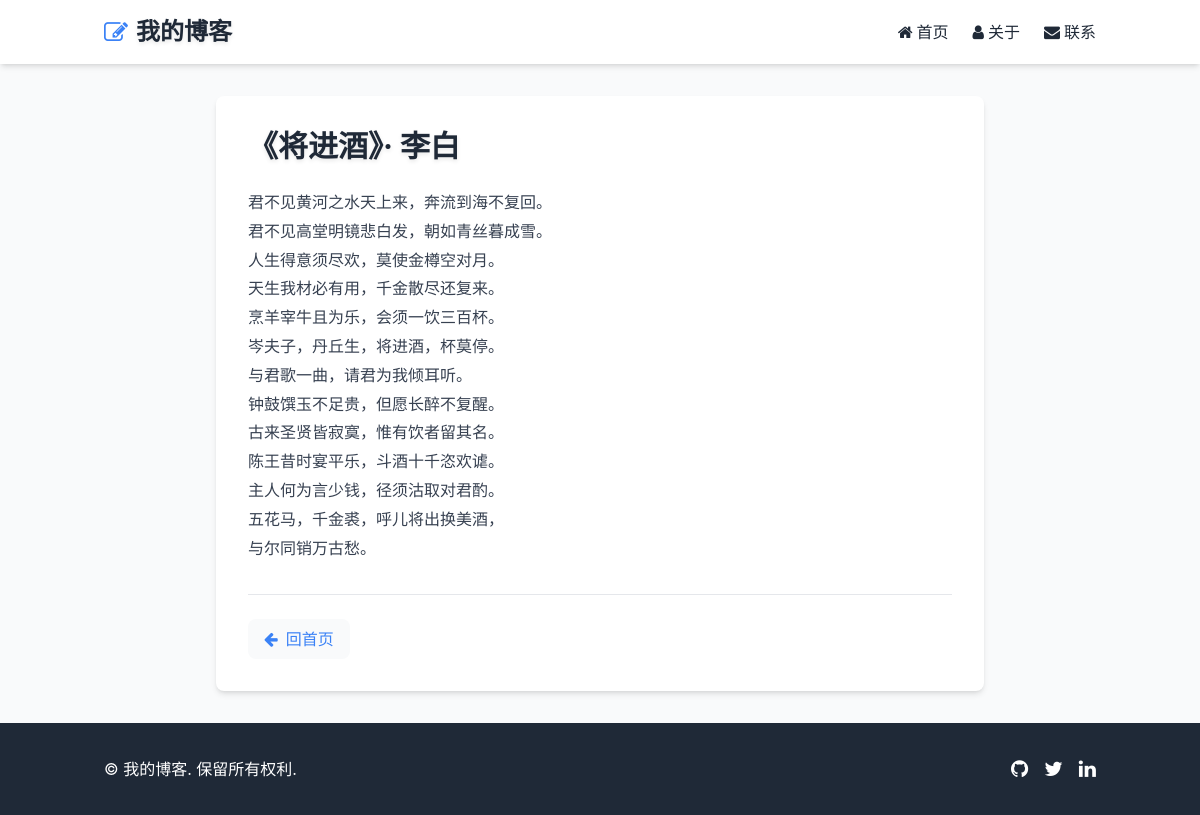
Page /post/Post001/ on the committed database.
### mysite/models.py (models this page shows, shortened)
class Post(models.Model):
    title = models.CharField(max_length=200)
    slug = models.SlugField(max_length=200, unique=True)  # 推荐使用SlugField并设置唯一
    body = models.TextField()
    pub_date = models.DateTimeField(auto_now_add=True)
    class Meta:
        ordering = ['-pub_date']  # 按发布时间降序排列
    def __str__(self):
        return self.title
    '''
详细的 model 字段格式在后续的章节中会进行说明。在这个文件中,主要是创建一个Post 类(到时在数据库中会有一个对应的数据表)，
此类包括几个字段变量(数据字段):title 用来记录文章的标题,slug 用来记录文章的网址,body 用来记录文章的内容,published_date
用来记录文章发表的时间。在数据库中，每一个条记录都对应一篇文章。
title 和 slug 这两个字段的属性是字符型，并设置了最大可存储字符数为200个。body 字段是文本字段,支持较多的字符数存储。
对于可能超过 255 个字符的字段,通常会设置为文本字段。published_date 的属性是日期时间属性,
若将 auto_now_add 参数设置为 True,则在数据表中创建记录时会自动添加当前系统时间。
除字段变量外，class Meta 内的设置用于指定记录的相关配置。其中 ordering 用于设置获取记录时的排序顺序。
在前面的例子中，我们使用 published_date 进行排序。在字段名称前添加一个减号表示按该字段值(即文章发布时间)递减的顺序进行排序。
最后的 __str__ 方法定义了记录在生成数据项时的显示方式。以文章标题字段 title 的内容作为显示代表，增加了操作过程中的可读性(在 admin 管理界面或 Shell 界面操作，
都将显示 title 字段的内容作为该记录的代表)。
    '''

### mysite/views.py (the view)
# urls.py: path('post/<slug:slug>/', showpost), # 映射到showpost视图函数，处理文章详情页（假设showpost已定义）
def showpost(request,slug):
    try:
       post = Post.objects.get(slug = slug)
       if post != None:
        return render(request, 'post.html', locals())
    except:
       return redirect('/')

### templates/post.html (shortened to what this page needs)
<!DOCTYPE html>
<html lang="zh-CN">
<head>
    <script src="https://cdn.tailwindcss.com"></script>
    <link href="https://cdn.jsdelivr.net/npm/font-awesome@4.7.0/css/font-awesome.min.css" rel="stylesheet">
</head>
<body class="bg-light min-h-screen flex flex-col">
    <header class="bg-white shadow-md sticky top-0 z-50 transition-custom">
        <div class="container mx-auto px-4 py-4 flex justify-between items-center">
            <a href="/" class="flex items-center space-x-2">
                <i class="fa fa-pencil-square-o text-primary text-2xl"></i>
                <h1 class="text-2xl font-bold text-dark text-shadow">我的博客</h1>
            </a>
            <nav class="hidden md:flex space-x-6">
                <a href="/" class="text-dark hover:text-primary font-medium transition-custom flex items-center">
                    <i class="fa fa-home mr-1"></i> 首页
                </a>
                <a href="#" class="text-dark hover:text-primary font-medium transition-custom flex items-center">
                    <i class="fa fa-user mr-1"></i> 关于
                </a>
                <a href="#" class="text-dark hover:text-primary font-medium transition-custom flex items-center">
                    <i class="fa fa-envelope mr-1"></i> 联系
                </a>
            </nav>
        </div>
    </header>
    <main class="flex-grow container mx-auto px-4 py-8">
        <article class="bg-white rounded-lg shadow-md overflow-hidden transition-custom hover:shadow-lg max-w-3xl mx-auto">
            <div class="p-6 md:p-8">
                <h1 class="text-2xl md:text-3xl font-bold text-dark mb-6 text-shadow">{{ post.title }}</h1>
                <div class="prose-custom text-gray-700">
                    {{ post.body|linebreaks }}
                </div>
                <div class="mt-8 pt-6 border-t border-gray-200">
                    <a href="/" class="inline-flex items-center text-primary font-medium hover:text-accent transition-custom bg-gray-50 hover:bg-gray-100 px-4 py-2 rounded-lg">
                        <i class="fa fa-arrow-left mr-2"></i> 回首页
                    </a>
                </div>
            </div>
        </article>
    </main>
    <footer class="bg-dark text-white py-8 mt-auto">
        <div class="container mx-auto px-4">
            <div class="flex flex-col md:flex-row justify-between items-center">
                <div class="mb-4 md:mb-0">
                    <p>&copy; {{ now|date:"Y" }} 我的博客. 保留所有权利.</p>
                </div>
                <div class="flex space-x-4">
                    <a href="#" class="text-white hover:text-primary transition-custom"><i class="fa fa-github text-xl"></i></a>
                    <a href="#" class="text-white hover:text-primary transition-custom"><i class="fa fa-twitter text-xl"></i></a>
                    <a href="#" class="text-white hover:text-primary transition-custom"><i class="fa fa-linkedin text-xl"></i></a>
                </div>
            </div>
        </div>
    </footer>
</body>
</html>

### rows in the picture
Post: title "《将进酒》· 李白", body "君不见黄河之水天上来，奔流到海不复回。 君不见高堂明镜悲白发，朝如青丝暮成雪。 人生得意须尽欢，莫使金樽空对月。 天生我材必有用，千金散尽还复来。 烹羊宰牛且为乐，会须一饮三百杯。 岑夫子，丹丘生，将进酒，杯莫停。 与君歌一曲，请君为我倾耳听。 钟鼓馔玉不足贵，但愿长醉不复醒。 古来圣贤皆寂寞，惟有饮者留其名。 陈王昔时宴平乐，斗酒十千恣欢谑。 主人何为言少钱，径须沽取对君酌。 五花马，千金裘，呼儿将出换美酒， 与尔同销万古愁。"
